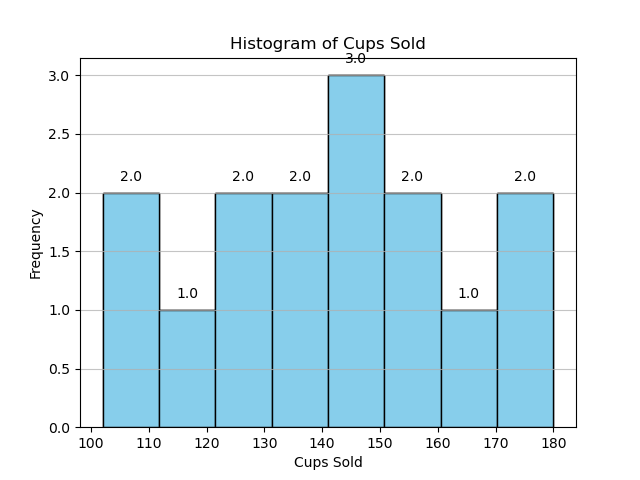

Reproduce this figure in Python.

import matplotlib.pyplot as plt

# Data from the table
cups_sold_data = [150, 132, 165, 121, 180, 142, 159, 130, 110, 145, 102, 172, 125, 160, 138]  # Extracted the values to a list

# Create a histogram with detailed visual encoding
plt.hist(cups_sold_data, bins=8, color='skyblue', edgecolor='black')

# Adding a grid
plt.grid(axis='y', alpha=0.75)

# Adding a title and labels
plt.title('Histogram of Cups Sold')
plt.xlabel('Cups Sold')
plt.ylabel('Frequency')

# Annotate with the number of cups sold for each bin (to show the detail)
n, bins, patches = plt.hist(cups_sold_data, bins=8, color='skyblue', edgecolor='black')
for i in range(len(patches)):
    plt.text(patches[i].get_x() + patches[i].get_width() / 2, n[i] + 0.1, str(n[i]), fontsize=10, ha='center')

# Show the plot
plt.show()
